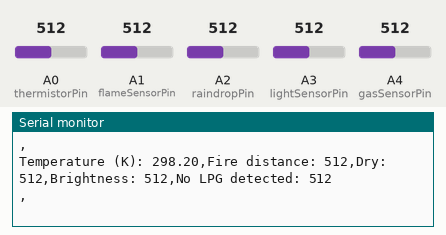
Bench run of a sketch on a simulated Arduino Uno, built with avr-gcc and run on an emulated ATmega328P. On the bench: the last lines printed to the serial monitor. The test bench sets the inputs (shaded band); at power-on: A4 (gasSensorPin) = 512, A2 (raindropPin) = 512, A0 (thermistorPin) = 512, A1 (flameSensorPin) = 512, A3 (lightSensorPin) = 512.

Above: at 1.2 s.
1.3 s: A4 (gasSensorPin) set to 413
At 2.6 s:
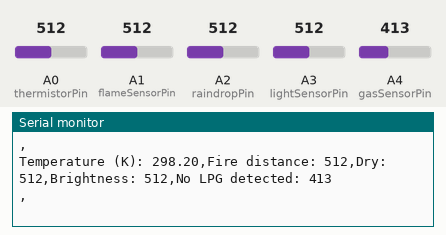
2.8 s: A4 (gasSensorPin) set to 382
At 3.5 s:
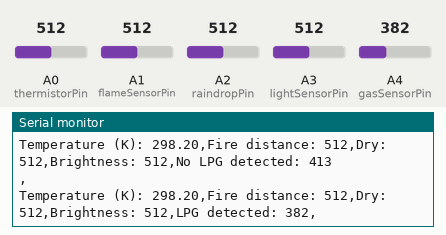
5.6 s: A2 (raindropPin) set to 314
At 6.9 s:
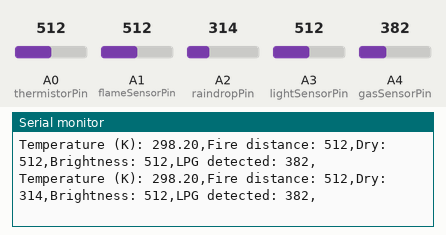
7.1 s: A2 (raindropPin) set to 289
At 7.6 s:
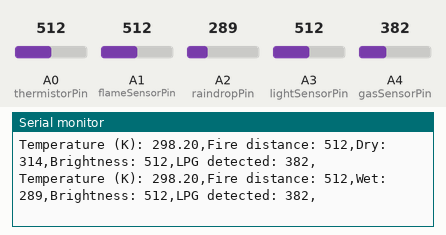

Measured:
- the behaviour switches between 400 and 399 on A4 (gasSensorPin) (found by bisection; images 1 and 2)
- the behaviour switches between 300 and 299 on A2 (raindropPin) (found by bisection; images 3 and 4)
- after the input at 1.3 s, the serial monitor: prints a new line after 0.76 s (image 1)
- after the input at 2.8 s, the serial monitor: prints a new line after 0.29 s (image 2)
- after the input at 5.6 s, the serial monitor: prints a new line after 0.56 s (image 3)
- after the input at 7.1 s, the serial monitor: prints a new line after 0.08 s (image 4)

The sketch:

SensorCar.ino
```cpp
// Set up analog temperature sensor
const int thermistorPin = A0;
const double BOARD_RESISTANCE = 10000; // Resistor on board
const double SHC1 = 0.001129148, SHC2 = 0.000234125, SHC3 = 0.0000000876741;  // Steinhart-Hart coeficients for thermistor

// Set up flame sensor
const int flameSensorPin = A1; // Uses analog (A0) pin, not digital (D0) pin

// Set up raindrop sensor
const int raindropPin = A2; // Uses analog (A0) pin, not digital (D0) pin

// Set up light sensor
const int lightSensorPin = A3;

// Set up gas sensor
const int gasSensorPin = A4;

/**
 * Returns the temperature in Kelvin
 */
double getTemperature() {
  int resistance = BOARD_RESISTANCE * (1023.0 / (double) analogRead(thermistorPin) - 1.0); // resistance on thermistor
  double logResistance = log(resistance);
  return 1.0 / (SHC1 + SHC2*logResistance + SHC3*pow(logResistance, 3));
}

/**
 * Returns the closeness of a fire from 0 (very close) to 1023 (no fire)
 */
 int getFireDistance() {
  int distance = analogRead(flameSensorPin);
  /*
  if (distance < 400) {
    Serial.println("Fire in less than 1.5 ft");
  } else if (distance < 800) {
    Serial.println("Fire between 1 and 3 ft");
  } else {
    Serial.println("No fire");
  }
  */
  return distance;
 }

int getRaindropAmount() {
  int raindropAmount = analogRead(raindropPin);
  if (raindropAmount < 300) {
    Serial.print("Wet: ");
    Serial.print(raindropAmount);
  } else {
    Serial.print("Dry: ");
    Serial.print(raindropAmount);
  }
  return raindropAmount;
}

int getBrightness() {
  int brightness = analogRead(lightSensorPin);
  /*
  if (brightness < 10) {
    Serial.println(" - Dark");
  } else if (brightness < 200) {
    Serial.println(" - Dim");
  } else if (brightness < 500) {
    Serial.println(" - Light");
  } else if (brightness < 800) {
    Serial.println(" - Bright");
  } else {
    Serial.println(" - Very bright");
  }
  */
  return brightness;
}

int getGasAmount() {
  int gasAmount = analogRead(gasSensorPin);
  if (gasAmount < 400) {
    Serial.print("LPG detected: ");
    Serial.print(gasAmount);
  } else {
    Serial.print("No LPG detected: ");
    Serial.println(gasAmount);
  }
  return analogRead(gasSensorPin);
}

void setup() {
  Serial.begin(9600);
}

void loop() {
  // Display temperature
  Serial.print("Temperature (K): ");
  Serial.print(getTemperature());
  //Serial.println(" K");
  Serial.print(",");

  // Display fire distance
  Serial.print("Fire distance: ");
  Serial.print(getFireDistance());
  Serial.print(",");

  // Display raindrop amount
  getRaindropAmount();
  Serial.print(",");

  // Display brightness
  Serial.print("Brightness: ");
  Serial.print(getBrightness());
  Serial.print(",");

  // Display gas amount
  getGasAmount();
  Serial.print(",");
  Serial.println("");

  delay(1000);
}
```
